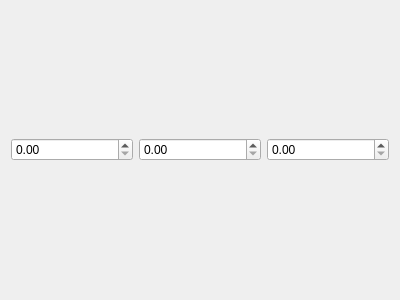
<?xml version="1.0" encoding="UTF-8"?>
<ui version="4.0">
 <class>Vec3Tuner</class>
 <widget class="QWidget" name="Vec3Tuner">
  <property name="geometry">
   <rect>
    <x>0</x>
    <y>0</y>
    <width>400</width>
    <height>300</height>
   </rect>
  </property>
  <property name="windowTitle">
   <string>Form</string>
  </property>
  <layout class="QHBoxLayout" name="horizontalLayout">
   <item>
    <widget class="QDoubleSpinBox" name="tuner_x"/>
   </item>
   <item>
    <widget class="QDoubleSpinBox" name="tuner_y"/>
   </item>
   <item>
    <widget class="QDoubleSpinBox" name="tuner_z"/>
   </item>
  </layout>
 </widget>
 <resources/>
 <connections/>
</ui>
